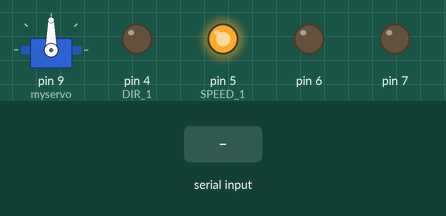
This sketch was run on a simulated Arduino Uno, built with avr-gcc and run on an emulated ATmega328P. Shown: servo, output pins drawn as LEDs (lit = HIGH). Inputs (shaded band) come from the test bench.

Above: at 1.2 s.
1.3 s: "0" received over Serial
At 2.5 s:
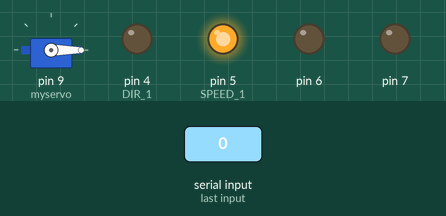
2.8 s: "1" received over Serial
At 3.6 s:
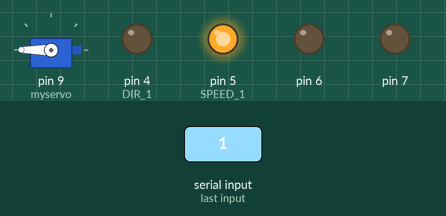
Timing chart, 0 to 5.8 s (numbered marks = the images above; inputs shaded):
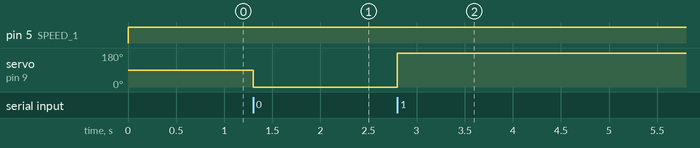

The sketch:

conveyor.ino
```cpp
#include <Servo.h>
#define SPEED_1      5
#define DIR_1        4

Servo myservo;
int command = '0';

void setup(){
  Serial.begin(9600);
  myservo.attach(9);
  myservo.write(90);

  for (int i = 4; i < 8; i++) {
    pinMode(i, OUTPUT);
  }
}

void loop(){
    digitalWrite(DIR_1, LOW);
    analogWrite(SPEED_1, 255);

    if (Serial.available() > 0) {
      command = (Serial.read());
      switch (command) {
        case '0': {
          myservo.write(0);
          break;
        }
        case '1': {
          myservo.write(180);
          break;
        }
      }
    }
}
```

Measured:
- after the input at 1.3 s, servo on pin 9 (myservo): 90° → 0° at once
- after the input at 2.8 s, servo on pin 9 (myservo): 0° → 180° at once
